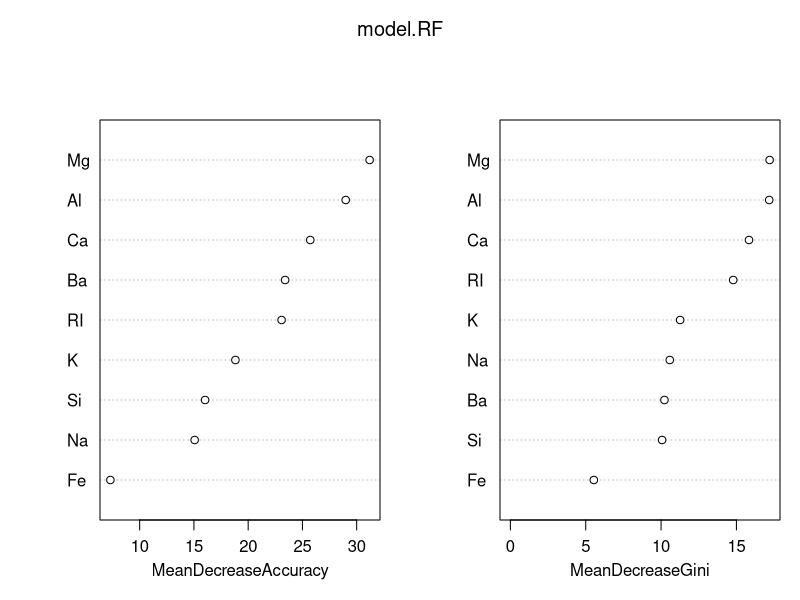
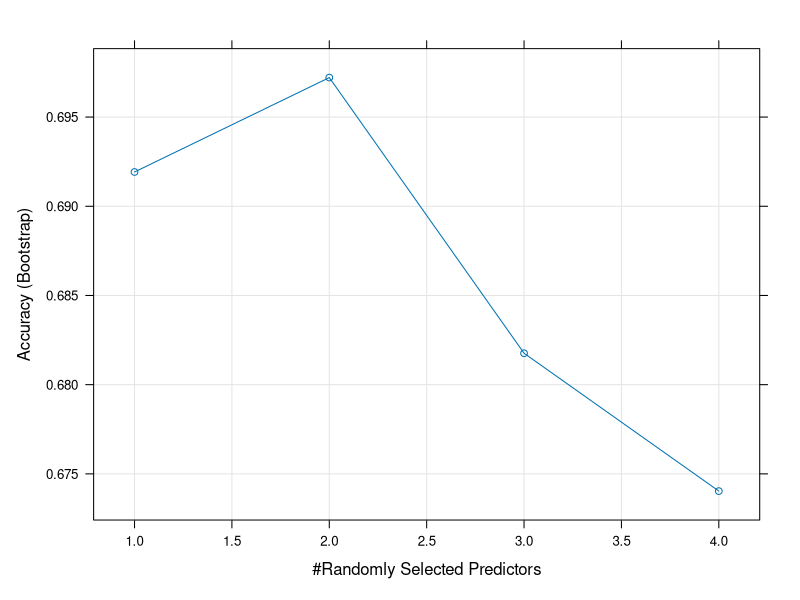

R code for these plots, in order:

library(mlbench)
data(Glass)

library(caret)
set.seed(2018)
intrain<-createDataPartition(y=Glass$Type, p=0.7,list=FALSE)

training   <- Glass[ intrain , ]
validation <- Glass[-intrain , ]
#######################################################################################


library(randomForest)
model.RF <- randomForest(Type ~ . , data = training ,
                         na.action=na.roughfix, importance=TRUE)

model.RF

#importance(model.RF)
varImpPlot(model.RF)
importance(model.RF,type = 2)

pred.RF <- predict(model.RF, newdata = validation[,-10])
postResample(pred.RF , validation$Type)
pred <- predict(model.RF, newdata = validation[,-10])

confusionMatrix( table(pred, validation$Type) )

#with tuning
myGrid <- data.frame(mtry=seq(1,4))
tuned.model <- train(Type~.,data = training, 
                     method="rf",tuneGrid=myGrid)
plot(tuned.model)

pred.RF <- predict(tuned.model, newdata = validation,
                   type = "raw")

postResample(pred = pred.RF, obs = validation$Type)




################## cforest ############################
library(party)
model.RF <- cforest(Type ~ ., data = training, 
                    control = cforest_unbiased(ntree = 50))

model.RF

pred.RF <- predict(model.RF, newdata = validation[,-10])

postResample(pred.RF , validation$Type)
confusionMatrix(pred.RF, validation$Type) 

################ Ranger ###################
library(ranger)
model.RF <- ranger(Type ~ . , data = training ,importance='impurity')

model.RF
#plot(model.RF)
importance(model.RF,type = 2)
#varImpPlot(model.RF)
model.RF$variable.importance


pred <- predict(model.RF, data = validation[,-10])

confusionMatrix( pred$predictions, validation$Type)
